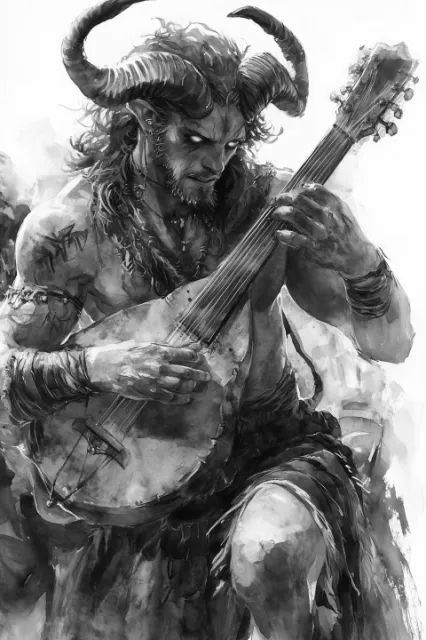
#> input picture satir.jpg, 426 x 640 px
$ jupyter execute Lab_01.ipynb
#> lines starting #> are read from the running program, lines starting #| are printed output that depends on the picture
# Лабораторна робота №1 (Jupyter)

**Тема:** базова обробка цифрового зображення — сірий рівень, негатив, лінійне контрастування, гістограма яскравості.

У цьому ноутбуці крок за кроком виконується експеримент; зображення виводяться у ноутбуку, а файли для звіту зберігаються у папку `results/`.

## Крок 1. Імпорт бібліотек і шляхи

- Вхідне зображення: `satir.jpg` у **корені** репозиторію `AISIP`.
- Результати: підпапка `results/` поруч із цим ноутбуком.

[cell 1]
from pathlib import Path

import cv2
import matplotlib.pyplot as plt
import numpy as np

# Корінь репозиторію — на рівень вище від папки Lab_01
ROOT = Path("..").resolve()
IMAGE = ROOT / "satir.jpg"
RESULTS = Path("results").resolve()
RESULTS.mkdir(parents=True, exist_ok=True)

print("Корінь репозиторію:", ROOT)
print("Вхідне зображення:", IMAGE)
print("Папка результатів:", RESULTS)

## Крок 2. Читання зображення на Windows (Unicode-шлях)

`cv2.imread` інколи не відкриває файли, якщо у шляху є кирилиця. Використовуємо `numpy.fromfile` + `cv2.imdecode`.

[cell 2]
def imread_gray_unicode(path: Path) -> np.ndarray:
    """Завантаження зображення у відтінках сірого з довільним шляхом."""
    data = np.fromfile(str(path), dtype=np.uint8)
    img = cv2.imdecode(data, cv2.IMREAD_GRAYSCALE)
#> img is the input picture: shape (640, 426); min 0, max 255, mean 126.6
    if img is None:
        raise FileNotFoundError(f"Не вдалося прочитати зображення: {path}")
    return img


def imwrite_unicode(path: Path, img: np.ndarray) -> None:
    """Збереження PNG/JPEG з коректним шляхом на Windows."""
    ok, buf = cv2.imencode(path.suffix, img)
    if not ok:
        raise RuntimeError(f"Не вдалося закодувати: {path}")
    buf.tofile(str(path))

## Крок 3. Оригінал у сірих тонах

Перегляд у ноутбуку та збереження `original_gray.png` для звіту.

[cell 3]
img = imread_gray_unicode(IMAGE)

plt.figure(figsize=(6, 6))
plt.imshow(img, cmap="gray")
plt.title("Оригінал (сірий рівень)")
plt.axis("off")
plt.show()

imwrite_unicode(RESULTS / "original_gray.png", img)
print("Збережено:", RESULTS / "original_gray.png")

## Крок 4. Негатив (інверсія яскравості)

Формула: \( g = 255 - f \) для кожного пікселя.

[cell 4]
img_neg = 255 - img
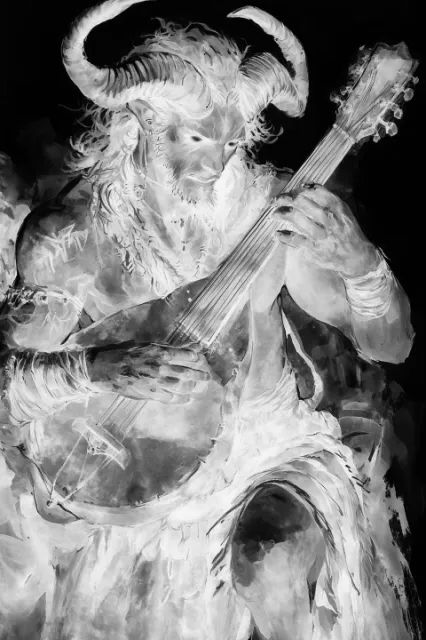
#> img_neg: shape (640, 426); min 0, max 255, mean 128.4

plt.figure(figsize=(6, 6))
plt.imshow(img_neg, cmap="gray")
plt.title("Негатив")
plt.axis("off")
plt.show()

imwrite_unicode(RESULTS / "negative.png", img_neg)
print("Збережено:", RESULTS / "negative.png")

## Крок 5. Лінійне контрастування

Розтягування динамічного діапазону на \([0, 255]\) через `cv2.normalize` з `NORM_MINMAX`.

[cell 5]
img_contrast = cv2.normalize(img, None, 0, 255, cv2.NORM_MINMAX)

plt.figure(figsize=(6, 6))
plt.imshow(img_contrast, cmap="gray")
plt.title("Лінійне контрастування")
plt.axis("off")
plt.show()

imwrite_unicode(RESULTS / "contrast.png", img_contrast)
print("Збережено:", RESULTS / "contrast.png")

## Крок 6. Гістограма яскравості оригіналу

Обчислення `cv2.calcHist`, візуалізація та збереження графіка у `histogram.png`.

[cell 6]
hist = cv2.calcHist([img], [0], None, [256], [0, 256])
#> hist = 256 values, max 12680 at index 254, min 1 at index 2, mean 1065

fig, ax = plt.subplots(figsize=(8, 4))
ax.plot(hist, color="black")
ax.fill_between(np.arange(256), hist.flatten(), color="gray", alpha=0.3)
ax.set_title("Гістограма яскравості (оригінал)")
ax.set_xlabel("Рівень яскравості (0–255)")
ax.set_ylabel("Кількість пікселів")
fig.tight_layout()
plt.show()
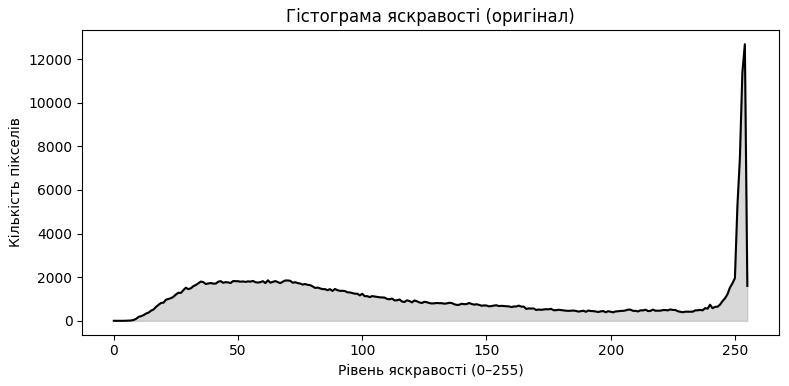
#> figure drawn by matplotlib, 1 panel; curve peaks at x = 254, y = 12680

fig.savefig(RESULTS / "histogram.png", dpi=150, bbox_inches="tight")
plt.close(fig)
print("Збережено:", RESULTS / "histogram.png")
print("Готово. Перевірте файли у папці results/")
